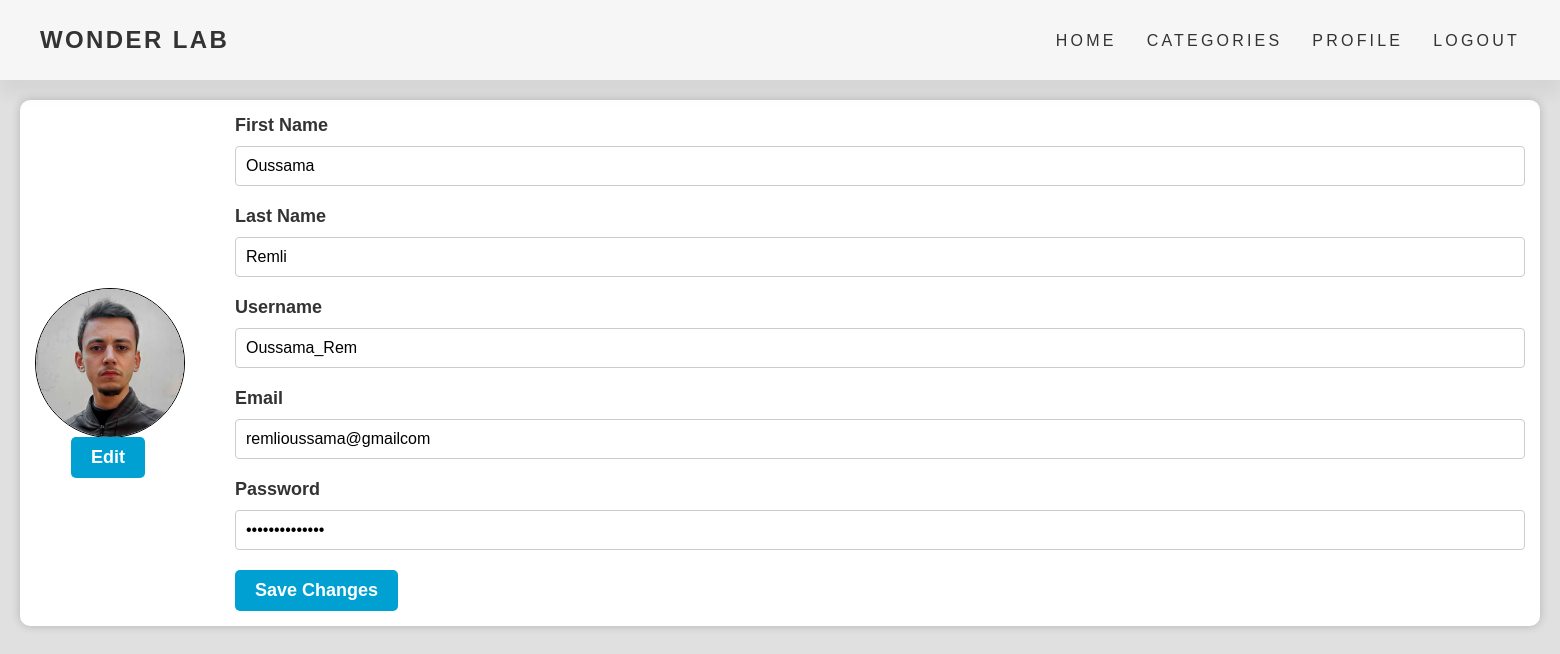
The app's page /edit_user.php (signed in) with its own data.
### tables this page shows
CREATE TABLE IF NOT EXISTS `users` (
  `id` int UNSIGNED NOT NULL AUTO_INCREMENT,
  `firstname` varchar(50) NOT NULL,
  `lastname` varchar(50) NOT NULL,
  `username` varchar(50) NOT NULL,
  `email` varchar(100) NOT NULL,
  `password` varchar(255) NOT NULL,
  `avatar` varchar(255) NOT NULL,
  PRIMARY KEY (`id`)
);

### edit_user.php (the view, shortened to what this page needs)
<?php
include 'header.php';
$id = $_SESSION['user-id'];
$query = "SELECT * FROM users WHERE id=$id";
$result = mysqli_query($connection, $query);
$result = mysqli_fetch_assoc($result);
?>
<!DOCTYPE html>
<html>
  <head>
    <link rel="stylesheet" href="<?= ROOT_URL ?>assets/style.css?v=<?=filemtime('assets/style.css')?>"/>
  </head>
  <body>
    <div class="container_edituser">
      <div class="profile">
        <div class="profile-img">
          <img src="<?= ROOT_URL . 'image/' . $result['avatar'] ?>" alt="profile"/>
          <button class="edit-btn">Edit</button>
        </div>
        <form action="" method="post" enctype="multipart/form-data" class="profile-form">
          <label for="first-name">First Name</label>
          <input type="text" id="first-name" name="first-name" value="<?php echo $result['firstname']; ?>" />
          <label for="last-name">Last Name</label>
          <input type="text" id="last-name" name="last-name" value="<?php echo $result['lastname']; ?>" />
          <label for="username">Username</label>
          <input type="text" id="username" name="username" value="<?php echo $result['username']; ?>" />
          <label for="email">Email</label>
          <input type="email" id="email" name="email" value="<?php echo $result['email']; ?>" />
          <label for="password">Password</label>
          <input type="password" id="password" name="password" value="<?php echo $result['password']; ?>" />
          <input type="submit" name="submit" value="Save Changes" />
        </form>
      </div>
    </div>
  </body>
</html>

### assets/style.css (style rules this page uses)
* { box-sizing: border-box; margin: 0; padding: 0; }
body { background-size: cover; background-position: center; background-repeat: no-repeat; font-family: Arial, sans-serif; color: #333; overflow-x: hidden; background-color: #dfdfdff6; }
.container_edituser { max-width: 1600px; margin: 0 auto; padding: 20px; }
.profile { display: flex; flex-direction: row; align-items: center; justify-content: space-between; background-color: #fff; padding: 15px; border-radius: 10px; box-shadow: 0 0 10px rgba(0, 0, 0, 0.2); margin-bottom: 20px; }
.profile-img { position: relative; }
.profile-img img { width: 150px; height: 150px; object-fit: cover; border-radius: 50%; margin-right: 20px; transition: all 0.3s ease-in-out; border: 1px solid black; }
.edit-btn { position: absolute; bottom: -40px; right: 60px; background-color: #00a0d2; color: #fff; border: none; border-radius: 5px; font-size: 18px; font-weight: bold; padding: 10px 20px; cursor: pointer; transition: all 0.3s ease-in-out; z-index: 1; }
.profile-form { flex-grow: 1; margin-left: 30px; }
.profile-form label { display: block; margin-bottom: 10px; font-weight: bold; }
.profile-form input[type="text"], .profile-form input[type="email"], .profile-form input[type="password"] { width: 100%; padding: 10px; border: 1px solid #ccc; border-radius: 4px; margin-bottom: 20px; font-size: 16px; transition: all 0.3s ease-in-out; }
.profile-form input[type="submit"] { background-color: #00a0d2; color: #fff; border: none; border-radius: 5px; font-size: 18px; font-weight: bold; padding: 10px 20px; cursor: pointer; transition: all 0.3s ease-in-out; }
.profile-img img { width: 150px; height: 150px; object-fit: cover; border-radius: 50%; margin-right: 20px; transition: all 0.3s ease-in-out; }
img { display: block; width: 100%; height: 100%; object-fit: cover; }
label { display: block; font-size: 18px; font-weight: bold; margin-bottom: 10px; color: #333333; }

### records on screen
users: avatar (picture), first-name "Oussama", last-name "Remli", username "Oussama_Rem", email "remlioussama@gmailcom"
